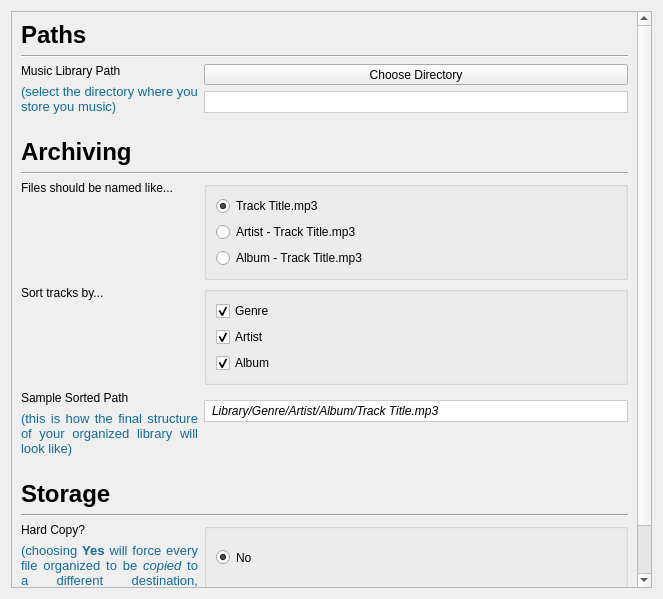
<?xml version="1.0" encoding="UTF-8"?>
<ui version="4.0">
 <class>Preferences</class>
 <widget class="QWidget" name="Preferences">
  <property name="geometry">
   <rect>
    <x>0</x>
    <y>0</y>
    <width>663</width>
    <height>599</height>
   </rect>
  </property>
  <property name="windowTitle">
   <string>Form</string>
  </property>
  <layout class="QGridLayout" name="gridLayout">
   <item row="0" column="0">
    <widget class="QScrollArea" name="scrollArea">
     <property name="sizePolicy">
      <sizepolicy hsizetype="Preferred" vsizetype="Preferred">
       <horstretch>0</horstretch>
       <verstretch>0</verstretch>
      </sizepolicy>
     </property>
     <property name="frameShadow">
      <enum>QFrame::Sunken</enum>
     </property>
     <property name="horizontalScrollBarPolicy">
      <enum>Qt::ScrollBarAlwaysOff</enum>
     </property>
     <property name="widgetResizable">
      <bool>true</bool>
     </property>
     <widget class="QWidget" name="scrollAreaWidgetContents">
      <property name="geometry">
       <rect>
        <x>0</x>
        <y>-103</y>
        <width>620</width>
        <height>674</height>
       </rect>
      </property>
      <layout class="QGridLayout" name="gridLayout_7">
       <item row="0" column="0">
        <layout class="QGridLayout" name="gridLayout_6">
         <property name="sizeConstraint">
          <enum>QLayout::SetMinAndMaxSize</enum>
         </property>
         <item row="0" column="0">
          <widget class="QLabel" name="label_5">
           <property name="styleSheet">
            <string notr="true">font-weight: bold;
font-size: 18pt;</string>
           </property>
           <property name="text">
            <string>Paths</string>
           </property>
           <property name="alignment">
            <set>Qt::AlignLeading|Qt::AlignLeft|Qt::AlignTop</set>
           </property>
          </widget>
         </item>
         <item row="1" column="0" colspan="2">
          <widget class="Line" name="line_2">
           <property name="orientation">
            <enum>Qt::Horizontal</enum>
           </property>
          </widget>
         </item>
         <item row="2" column="0">
          <layout class="QVBoxLayout" name="verticalLayout_9">
           <item>
            <widget class="QLabel" name="label_6">
             <property name="sizePolicy">
              <sizepolicy hsizetype="Preferred" vsizetype="Fixed">
               <horstretch>0</horstretch>
               <verstretch>0</verstretch>
              </sizepolicy>
             </property>
             <property name="text">
              <string>Music Library Path</string>
             </property>
             <property name="alignment">
              <set>Qt::AlignLeading|Qt::AlignLeft|Qt::AlignTop</set>
             </property>
            </widget>
           </item>
           <item>
            <widget class="QLabel" name="label_13">
             <property name="sizePolicy">
              <sizepolicy hsizetype="Preferred" vsizetype="Fixed">
               <horstretch>0</horstretch>
               <verstretch>0</verstretch>
              </sizepolicy>
             </property>
             <property name="text">
              <string>&lt;!DOCTYPE HTML PUBLIC &quot;-//W3C//DTD HTML 4.0//EN&quot; &quot;http://www.w3.org/TR/REC-html40/strict.dtd&quot;&gt;
&lt;html&gt;&lt;head&gt;&lt;meta name=&quot;qrichtext&quot; content=&quot;1&quot; /&gt;&lt;style type=&quot;text/css&quot;&gt;
p, li { white-space: pre-wrap; }
&lt;/style&gt;&lt;/head&gt;&lt;body style=&quot; font-family:'Lucida Grande'; font-size:13pt; font-weight:400; font-style:normal;&quot;&gt;
&lt;p style=&quot; margin-top:0px; margin-bottom:0px; margin-left:0px; margin-right:0px; -qt-block-indent:0; text-indent:0px;&quot;&gt;&lt;span style=&quot; font-size:10pt; color:#146b95;&quot;&gt;(select the directory where you store you music)&lt;/span&gt;&lt;/p&gt;&lt;/body&gt;&lt;/html&gt;</string>
             </property>
             <property name="textFormat">
              <enum>Qt::RichText</enum>
             </property>
             <property name="alignment">
              <set>Qt::AlignLeading|Qt::AlignLeft|Qt::AlignTop</set>
             </property>
             <property name="wordWrap">
              <bool>true</bool>
             </property>
            </widget>
           </item>
           <item>
            <spacer name="verticalSpacer_6">
             <property name="orientation">
              <enum>Qt::Vertical</enum>
             </property>
             <property name="sizeType">
              <enum>QSizePolicy::Fixed</enum>
             </property>
             <property name="sizeHint" stdset="0">
              <size>
               <width>20</width>
               <height>5</height>
              </size>
             </property>
            </spacer>
           </item>
          </layout>
         </item>
         <item row="2" column="1">
          <layout class="QVBoxLayout" name="verticalLayout_10">
           <item>
            <widget class="QToolButton" name="chooseLibraryPath">
             <property name="sizePolicy">
              <sizepolicy hsizetype="Preferred" vsizetype="Fixed">
               <horstretch>0</horstretch>
               <verstretch>0</verstretch>
              </sizepolicy>
             </property>
             <property name="text">
              <string>Choose Directory</string>
             </property>
            </widget>
           </item>
           <item>
            <widget class="QLineEdit" name="libraryPath">
             <property name="styleSheet">
              <string notr="true">border: 1px solid #ccc;
padding: 2px 5px;
font: italic;</string>
             </property>
             <property name="readOnly">
              <bool>true</bool>
             </property>
            </widget>
           </item>
           <item>
            <spacer name="verticalSpacer_5">
             <property name="orientation">
              <enum>Qt::Vertical</enum>
             </property>
             <property name="sizeType">
              <enum>QSizePolicy::Fixed</enum>
             </property>
             <property name="sizeHint" stdset="0">
              <size>
               <width>20</width>
               <height>5</height>
              </size>
             </property>
            </spacer>
           </item>
          </layout>
         </item>
         <item row="3" column="0" colspan="2">
          <spacer name="verticalSpacer">
           <property name="orientation">
            <enum>Qt::Vertical</enum>
           </property>
           <property name="sizeType">
            <enum>QSizePolicy::Fixed</enum>
           </property>
           <property name="sizeHint" stdset="0">
            <size>
             <width>20</width>
             <height>13</height>
            </size>
           </property>
          </spacer>
         </item>
         <item row="4" column="0">
          <widget class="QLabel" name="label_7">
           <property name="styleSheet">
            <string notr="true">font-weight: bold;
font-size: 18pt;</string>
           </property>
           <property name="text">
            <string>Archiving</string>
           </property>
           <property name="alignment">
            <set>Qt::AlignLeading|Qt::AlignLeft|Qt::AlignTop</set>
           </property>
          </widget>
         </item>
         <item row="5" column="0" colspan="2">
          <widget class="Line" name="line">
           <property name="orientation">
            <enum>Qt::Horizontal</enum>
           </property>
          </widget>
         </item>
         <item row="8" column="0">
          <layout class="QVBoxLayout" name="verticalLayout_8">
           <item>
            <widget class="QLabel" name="label_8">
             <property name="text">
              <string>Sample Sorted Path</string>
             </property>
            </widget>
           </item>
           <item>
            <widget class="QLabel" name="label_12">
             <property name="text">
              <string>&lt;!DOCTYPE HTML PUBLIC &quot;-//W3C//DTD HTML 4.0//EN&quot; &quot;http://www.w3.org/TR/REC-html40/strict.dtd&quot;&gt;
&lt;html&gt;&lt;head&gt;&lt;meta name=&quot;qrichtext&quot; content=&quot;1&quot; /&gt;&lt;style type=&quot;text/css&quot;&gt;
p, li { white-space: pre-wrap; }
&lt;/style&gt;&lt;/head&gt;&lt;body style=&quot; font-family:'Lucida Grande'; font-size:13pt; font-weight:400; font-style:normal;&quot;&gt;
&lt;p align=&quot;justify&quot; style=&quot; margin-top:0px; margin-bottom:0px; margin-left:0px; margin-right:0px; -qt-block-indent:0; text-indent:0px;&quot;&gt;&lt;span style=&quot; font-size:10pt; color:#146b95;&quot;&gt;(this is how the final structure of your organized library will look like)&lt;/span&gt;&lt;/p&gt;&lt;/body&gt;&lt;/html&gt;</string>
             </property>
             <property name="textFormat">
              <enum>Qt::RichText</enum>
             </property>
             <property name="wordWrap">
              <bool>true</bool>
             </property>
            </widget>
           </item>
           <item>
            <spacer name="verticalSpacer_7">
             <property name="orientation">
              <enum>Qt::Vertical</enum>
             </property>
             <property name="sizeType">
              <enum>QSizePolicy::Fixed</enum>
             </property>
             <property name="sizeHint" stdset="0">
              <size>
               <width>20</width>
               <height>5</height>
              </size>
             </property>
            </spacer>
           </item>
          </layout>
         </item>
         <item row="8" column="1">
          <layout class="QVBoxLayout" name="verticalLayout_7">
           <item>
            <widget class="QLineEdit" name="samplePath">
             <property name="sizePolicy">
              <sizepolicy hsizetype="Expanding" vsizetype="Fixed">
               <horstretch>0</horstretch>
               <verstretch>0</verstretch>
              </sizepolicy>
             </property>
             <property name="minimumSize">
              <size>
               <width>310</width>
               <height>0</height>
              </size>
             </property>
             <property name="maximumSize">
              <size>
               <width>16777215</width>
               <height>16777215</height>
              </size>
             </property>
             <property name="styleSheet">
              <string notr="true">border: 1px solid #ccc;
padding: 2px 5px;
font: italic;</string>
             </property>
             <property name="text">
              <string>Library/Genre/Artist/Album/Track Title.mp3</string>
             </property>
             <property name="readOnly">
              <bool>true</bool>
             </property>
            </widget>
           </item>
           <item>
            <spacer name="verticalSpacer_4">
             <property name="orientation">
              <enum>Qt::Vertical</enum>
             </property>
             <property name="sizeType">
              <enum>QSizePolicy::Preferred</enum>
             </property>
             <property name="sizeHint" stdset="0">
              <size>
               <width>20</width>
               <height>30</height>
              </size>
             </property>
            </spacer>
           </item>
          </layout>
         </item>
         <item row="9" column="0" colspan="2">
          <spacer name="verticalSpacer_2">
           <property name="orientation">
            <enum>Qt::Vertical</enum>
           </property>
           <property name="sizeType">
            <enum>QSizePolicy::Fixed</enum>
           </property>
           <property name="sizeHint" stdset="0">
            <size>
             <width>20</width>
             <height>13</height>
            </size>
           </property>
          </spacer>
         </item>
         <item row="10" column="0">
          <widget class="QLabel" name="label_9">
           <property name="styleSheet">
            <string notr="true">font-weight: bold;
font-size: 18pt;</string>
           </property>
           <property name="text">
            <string>Storage</string>
           </property>
           <property name="alignment">
            <set>Qt::AlignLeading|Qt::AlignLeft|Qt::AlignTop</set>
           </property>
          </widget>
         </item>
         <item row="11" column="0" colspan="2">
          <widget class="Line" name="line_3">
           <property name="orientation">
            <enum>Qt::Horizontal</enum>
           </property>
          </widget>
         </item>
         <item row="12" column="0">
          <layout class="QVBoxLayout" name="verticalLayout_5">
           <property name="sizeConstraint">
            <enum>QLayout::SetDefaultConstraint</enum>
           </property>
           <item>
            <widget class="QLabel" name="label_10">
             <property name="text">
              <string>Hard Copy?</string>
             </property>
            </widget>
           </item>
           <item>
            <widget class="QLabel" name="label_11">
             <property name="text">
              <string>&lt;!DOCTYPE HTML PUBLIC &quot;-//W3C//DTD HTML 4.0//EN&quot; &quot;http://www.w3.org/TR/REC-html40/strict.dtd&quot;&gt;
&lt;html&gt;&lt;head&gt;&lt;meta name=&quot;qrichtext&quot; content=&quot;1&quot; /&gt;&lt;style type=&quot;text/css&quot;&gt;
p, li { white-space: pre-wrap; }
&lt;/style&gt;&lt;/head&gt;&lt;body style=&quot; font-family:'Lucida Grande'; font-size:13pt; font-weight:400; font-style:normal;&quot;&gt;
&lt;p align=&quot;justify&quot; style=&quot; margin-top:0px; margin-bottom:0px; margin-left:0px; margin-right:0px; -qt-block-indent:0; text-indent:0px;&quot;&gt;&lt;span style=&quot; font-size:10pt; color:#146b95;&quot;&gt;(choosing &lt;/span&gt;&lt;span style=&quot; font-size:10pt; font-weight:600; color:#146b95;&quot;&gt;Yes &lt;/span&gt;&lt;span style=&quot; font-size:10pt; color:#146b95;&quot;&gt;will force every file organized to be &lt;/span&gt;&lt;span style=&quot; font-size:10pt; font-style:italic; color:#146b95;&quot;&gt;copied&lt;/span&gt;&lt;span style=&quot; font-size:10pt; color:#146b95;&quot;&gt; to a different destination, choosing &lt;/span&gt;&lt;span style=&quot; font-size:10pt; font-weight:600; color:#146b95;&quot;&gt;No&lt;/span&gt;&lt;span style=&quot; font-size:10pt; color:#146b95;&quot;&gt;, however, will allow your files to be  renamed and &lt;/span&gt;&lt;span style=&quot; font-size:10pt; font-style:italic; color:#146b95;&quot;&gt;moved&lt;/span&gt;&lt;span style=&quot; font-size:10pt; color:#146b95;&quot;&gt; directly)&lt;/span&gt;&lt;/p&gt;&lt;/body&gt;&lt;/html&gt;</string>
             </property>
             <property name="textFormat">
              <enum>Qt::RichText</enum>
             </property>
             <property name="alignment">
              <set>Qt::AlignLeading|Qt::AlignLeft|Qt::AlignTop</set>
             </property>
             <property name="wordWrap">
              <bool>true</bool>
             </property>
            </widget>
           </item>
           <item>
            <spacer name="verticalSpacer_8">
             <property name="orientation">
              <enum>Qt::Vertical</enum>
             </property>
             <property name="sizeType">
              <enum>QSizePolicy::Fixed</enum>
             </property>
             <property name="sizeHint" stdset="0">
              <size>
               <width>20</width>
               <height>0</height>
              </size>
             </property>
            </spacer>
           </item>
          </layout>
         </item>
         <item row="12" column="1">
          <layout class="QVBoxLayout" name="verticalLayout_3">
           <property name="sizeConstraint">
            <enum>QLayout::SetDefaultConstraint</enum>
           </property>
           <item>
            <widget class="QGroupBox" name="storageBox">
             <property name="title">
              <string/>
             </property>
             <layout class="QGridLayout" name="gridLayout_2">
              <item row="2" column="0">
               <widget class="QRadioButton" name="hardCopy">
                <property name="sizePolicy">
                 <sizepolicy hsizetype="Minimum" vsizetype="Preferred">
                  <horstretch>0</horstretch>
                  <verstretch>0</verstretch>
                 </sizepolicy>
                </property>
                <property name="text">
                 <string>Yes (not recommended)</string>
                </property>
                <property name="checked">
                 <bool>false</bool>
                </property>
                <property name="autoExclusive">
                 <bool>true</bool>
                </property>
               </widget>
              </item>
              <item row="0" column="0">
               <widget class="QRadioButton" name="softCopy">
                <property name="sizePolicy">
                 <sizepolicy hsizetype="Minimum" vsizetype="Preferred">
                  <horstretch>0</horstretch>
                  <verstretch>0</verstretch>
                 </sizepolicy>
                </property>
                <property name="text">
                 <string>No</string>
                </property>
                <property name="checkable">
                 <bool>true</bool>
                </property>
                <property name="checked">
                 <bool>true</bool>
                </property>
                <property name="autoExclusive">
                 <bool>true</bool>
                </property>
               </widget>
              </item>
              <item row="3" column="0">
               <spacer name="verticalSpacer_3">
                <property name="orientation">
                 <enum>Qt::Vertical</enum>
                </property>
                <property name="sizeType">
                 <enum>QSizePolicy::Ignored</enum>
                </property>
                <property name="sizeHint" stdset="0">
                 <size>
                  <width>20</width>
                  <height>0</height>
                 </size>
                </property>
               </spacer>
              </item>
             </layout>
             <zorder>hardCopy</zorder>
             <zorder>softCopy</zorder>
             <zorder>verticalSpacer_3</zorder>
            </widget>
           </item>
          </layout>
         </item>
         <item row="6" column="1">
          <layout class="QVBoxLayout" name="verticalLayout_2">
           <item>
            <widget class="QGroupBox" name="namingBox">
             <property name="title">
              <string/>
             </property>
             <layout class="QGridLayout" name="gridLayout_3">
              <item row="2" column="0">
               <widget class="QRadioButton" name="nameByAlbum">
                <property name="sizePolicy">
                 <sizepolicy hsizetype="Preferred" vsizetype="Preferred">
                  <horstretch>0</horstretch>
                  <verstretch>0</verstretch>
                 </sizepolicy>
                </property>
                <property name="text">
                 <string>Album - Track Title.mp3</string>
                </property>
                <property name="checked">
                 <bool>false</bool>
                </property>
                <property name="autoExclusive">
                 <bool>true</bool>
                </property>
               </widget>
              </item>
              <item row="1" column="0">
               <widget class="QRadioButton" name="nameByArtist">
                <property name="sizePolicy">
                 <sizepolicy hsizetype="Preferred" vsizetype="Preferred">
                  <horstretch>0</horstretch>
                  <verstretch>0</verstretch>
                 </sizepolicy>
                </property>
                <property name="text">
                 <string>Artist - Track Title.mp3</string>
                </property>
                <property name="autoExclusive">
                 <bool>true</bool>
                </property>
               </widget>
              </item>
              <item row="0" column="0">
               <widget class="QRadioButton" name="nameByTitle">
                <property name="sizePolicy">
                 <sizepolicy hsizetype="Preferred" vsizetype="Preferred">
                  <horstretch>0</horstretch>
                  <verstretch>0</verstretch>
                 </sizepolicy>
                </property>
                <property name="text">
                 <string>Track Title.mp3</string>
                </property>
                <property name="checkable">
                 <bool>true</bool>
                </property>
                <property name="checked">
                 <bool>true</bool>
                </property>
                <property name="autoExclusive">
                 <bool>true</bool>
                </property>
               </widget>
              </item>
             </layout>
            </widget>
           </item>
          </layout>
         </item>
         <item row="6" column="0">
          <widget class="QLabel" name="label_3">
           <property name="text">
            <string>Files should be named like...</string>
           </property>
           <property name="alignment">
            <set>Qt::AlignLeading|Qt::AlignLeft|Qt::AlignTop</set>
           </property>
           <property name="wordWrap">
            <bool>true</bool>
           </property>
          </widget>
         </item>
         <item row="7" column="1">
          <layout class="QVBoxLayout" name="verticalLayout_4">
           <property name="sizeConstraint">
            <enum>QLayout::SetDefaultConstraint</enum>
           </property>
           <item>
            <widget class="QGroupBox" name="groupBox">
             <property name="title">
              <string/>
             </property>
             <layout class="QGridLayout" name="gridLayout_4">
              <item row="0" column="0">
               <widget class="QCheckBox" name="sortByGenre">
                <property name="text">
                 <string>Genre</string>
                </property>
                <property name="checked">
                 <bool>true</bool>
                </property>
               </widget>
              </item>
              <item row="1" column="0">
               <widget class="QCheckBox" name="sortByArtist">
                <property name="text">
                 <string>Artist</string>
                </property>
                <property name="checked">
                 <bool>true</bool>
                </property>
               </widget>
              </item>
              <item row="2" column="0">
               <widget class="QCheckBox" name="sortByAlbum">
                <property name="text">
                 <string>Album</string>
                </property>
                <property name="checked">
                 <bool>true</bool>
                </property>
               </widget>
              </item>
             </layout>
            </widget>
           </item>
          </layout>
         </item>
         <item row="7" column="0">
          <widget class="QLabel" name="label_4">
           <property name="text">
            <string>Sort tracks by...</string>
           </property>
           <property name="alignment">
            <set>Qt::AlignLeading|Qt::AlignLeft|Qt::AlignTop</set>
           </property>
          </widget>
         </item>
        </layout>
       </item>
      </layout>
     </widget>
    </widget>
   </item>
  </layout>
 </widget>
 <resources/>
 <connections/>
</ui>
